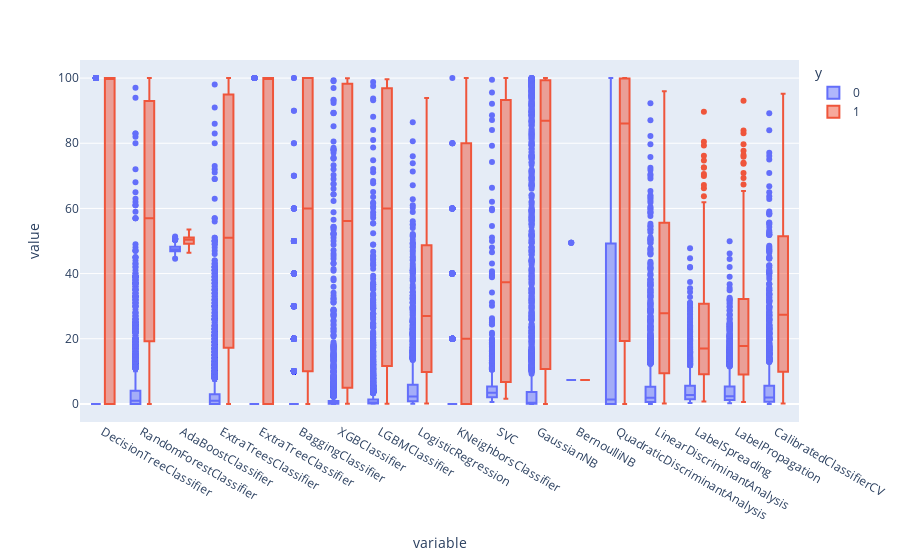

Source (notebook cell):
### Code cell
colunas = df_previsoes.columns[1:]
fig = px.box(df_previsoes, y=colunas, color="y")
fig.show()

### Figure 1 — Plotly figure (JSON) as saved in the notebook; plotly's stock layout.template omitted (floating-point values rounded to 4 significant figures; data arrays with more than 128 entries replaced by an {"elided": "..."} marker saying what was removed)
{"data": [{"alignmentgroup": "True", "hovertemplate": "y=0<br>variable=%{x}<br>value=%{y}<extra></extra>", "legendgroup": "0", "marker": {"color": "#636efa"}, "name": "0", "notched": false, "offsetgroup": "0", "orientation": "v", "showlegend": true, "type": "box", "x": {"elided": "41634 str values"}, "x0": " ", "xaxis": "x", "y": {"elided": "41634 float values"}, "y0": " ", "yaxis": "y"}, {"alignmentgroup": "True", "hovertemplate": "y=1<br>variable=%{x}<br>value=%{y}<extra></extra>", "legendgroup": "1", "marker": {"color": "#EF553B"}, "name": "1", "notched": false, "offsetgroup": "1", "orientation": "v", "showlegend": true, "type": "box", "x": {"elided": "3366 str values"}, "x0": " ", "xaxis": "x", "y": {"elided": "3366 float values"}, "y0": " ", "yaxis": "y"}], "layout": {"boxmode": "group", "legend": {"title": {"text": "y"}, "tracegroupgap": 0}, "margin": {"t": 60}, "xaxis": {"anchor": "y", "domain": [0, 1], "title": {"text": "variable"}}, "yaxis": {"anchor": "x", "domain": [0, 1], "title": {"text": "value"}}}}
